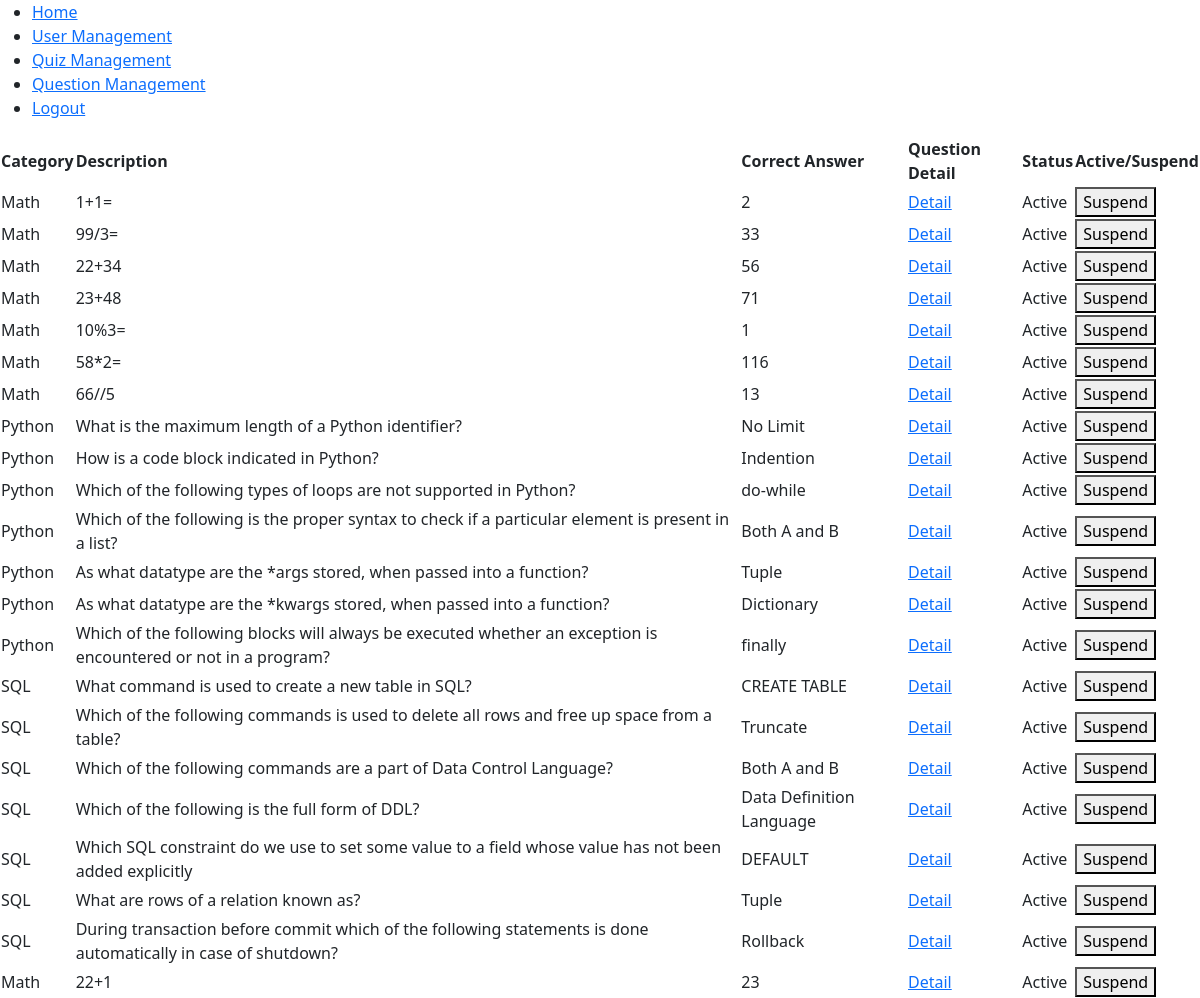
Page /question_management/ (signed in) on the earlier database version.
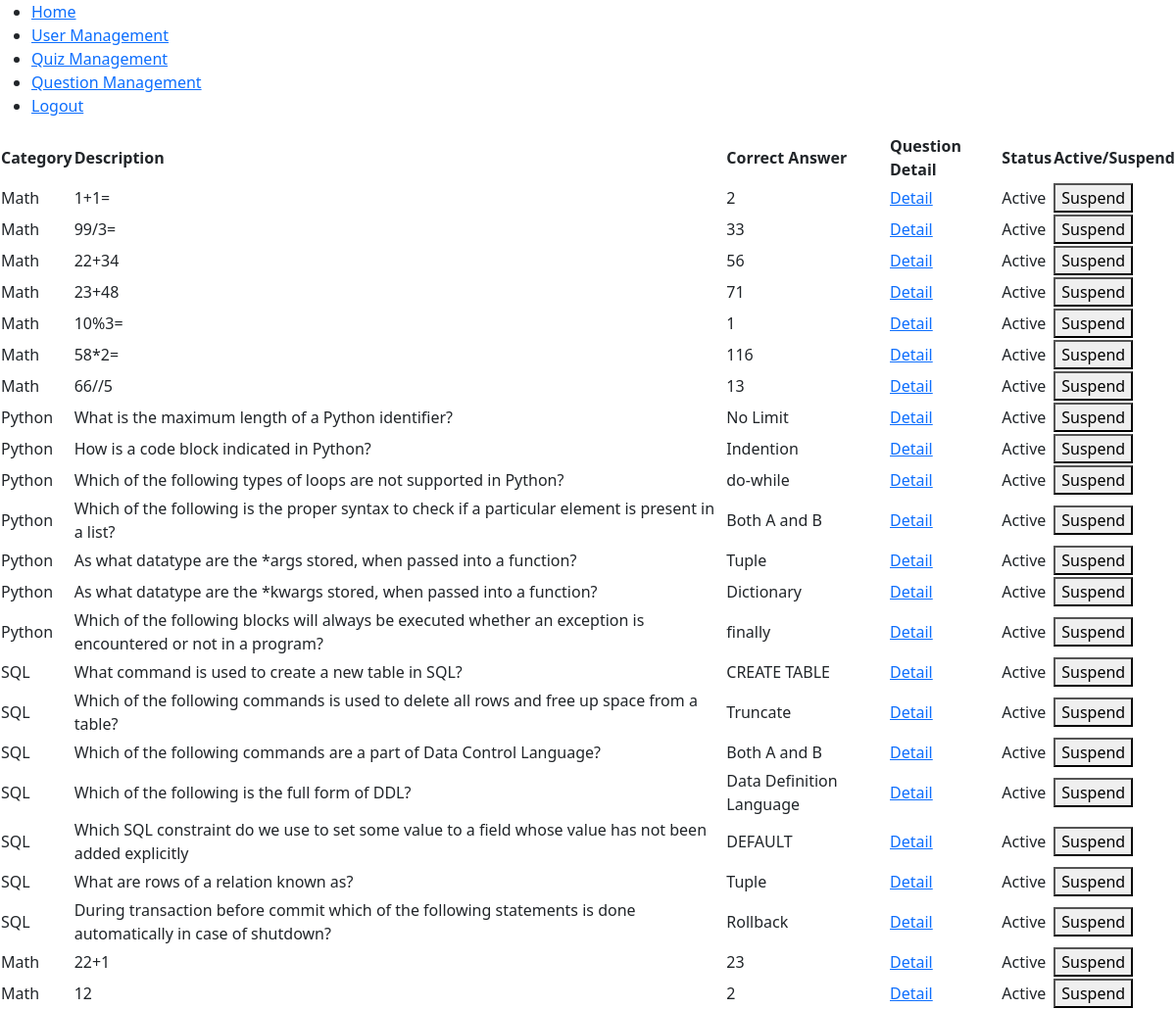
Same page on the later database version.
### apps/web/models.py (models this page shows, shortened)
class Question(models.Model):
    category = models.ForeignKey(Category, on_delete=models.CASCADE, related_name="questions_cat")
    description = models.CharField(max_length=255)
    is_active = models.BooleanField(default=True)
    def get_correct_answer(self):
        return self.choices_que.filter(is_correct=True).first()

class Category(models.Model):
    name = models.CharField(max_length=50)
    is_active = models.BooleanField(default=True)

class Choice(models.Model):
    question = models.ForeignKey(Question, on_delete=models.CASCADE, related_name="choices_que")
    description = models.CharField(max_length=255)
    is_correct = models.BooleanField()
    is_active = models.BooleanField(default=True)

### apps/web/views.py (the view, shortened to what this page needs)
# urls.py: path('question_management/', UserQuestionListView.as_view(), name='question_management'),
class UserQuestionListView(LoginRequiredMixin,PermissionRequiredMixin,ListView):
    permission_required = 'web.view_quizquestion'
    model = Question
    template_name = 'user_management/question_management.html'
    context_object_name = 'questions'

### apps/web/templates/user_management/question_management.html (shortened to what this page needs)
{% extends 'base.html' %}
{% load crispy_forms_tags %}
{% block content %}
    <table>
        <thead>
            <tr>
                <th>Category</th>
                <th>Description</th>
                <th>Correct Answer</th>
                <th>Question Detail</th>
                <th>Status</th>
                <th>Active/Suspend</th>
            </tr>
        </thead>
        <tbody>
            {% for question in questions %}
                <tr>
                    <td>{{ question.category.name }}</td>
                    <td>{{ question.description }}</td>
                    <td>{{ question.get_correct_answer.description }}</td>
                    <td><a href="{% url 'question_detail' question.id %}">Detail</a></td>
                    <td>{{ question.is_active|yesno:"Active,Suspended" }}</td>
                    <form method="post" action="">
                        <td><button type="submit" name="toggle_active">{{ question.is_active|yesno:"Suspend,Activate" }}</button></td>
                    </form>
                </tr>
            {% endfor %}
        </tbody>
    </table>
{% endblock %}

Differences in the rows shown:
added Question: category.name "Math", description "12", get_correct_answer.description "2", is_active "Active", is_active "Suspend"
